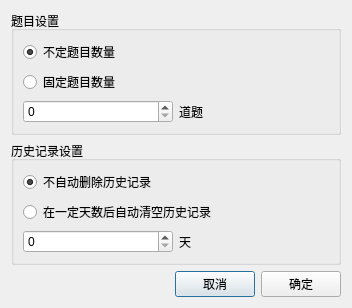
<?xml version="1.0" encoding="UTF-8"?>
<ui version="4.0">
 <class>SettingDialog</class>
 <widget class="QDialog" name="SettingDialog">
  <property name="geometry">
   <rect>
    <x>0</x>
    <y>0</y>
    <width>352</width>
    <height>274</height>
   </rect>
  </property>
  <property name="windowTitle">
   <string>Dialog</string>
  </property>
  <layout class="QVBoxLayout" name="verticalLayout_5">
   <item>
    <widget class="QGroupBox" name="PapergroupBox">
     <property name="title">
      <string>题目设置</string>
     </property>
     <layout class="QVBoxLayout" name="verticalLayout_2">
      <item>
       <widget class="QRadioButton" name="PradioUnlimted">
        <property name="text">
         <string>不定题目数量</string>
        </property>
        <property name="checked">
         <bool>true</bool>
        </property>
       </widget>
      </item>
      <item>
       <layout class="QVBoxLayout" name="verticalLayout">
        <item>
         <widget class="QRadioButton" name="PradioFix">
          <property name="text">
           <string>固定题目数量</string>
          </property>
         </widget>
        </item>
        <item>
         <layout class="QHBoxLayout" name="horizontalLayout">
          <item>
           <widget class="QSpinBox" name="PspinBoxNum"/>
          </item>
          <item>
           <widget class="QLabel" name="PlabelNum">
            <property name="enabled">
             <bool>true</bool>
            </property>
            <property name="text">
             <string>道题</string>
            </property>
           </widget>
          </item>
         </layout>
        </item>
       </layout>
      </item>
     </layout>
    </widget>
   </item>
   <item>
    <widget class="QGroupBox" name="HisgroupBox">
     <property name="title">
      <string>历史记录设置</string>
     </property>
     <layout class="QVBoxLayout" name="verticalLayout_4">
      <item>
       <widget class="QRadioButton" name="HradioReserve">
        <property name="text">
         <string>不自动删除历史记录</string>
        </property>
        <property name="checked">
         <bool>true</bool>
        </property>
       </widget>
      </item>
      <item>
       <layout class="QVBoxLayout" name="verticalLayout_3">
        <item>
         <widget class="QRadioButton" name="HradioAutoDel">
          <property name="text">
           <string>在一定天数后自动清空历史记录</string>
          </property>
         </widget>
        </item>
        <item>
         <layout class="QHBoxLayout" name="horizontalLayout_2">
          <item>
           <widget class="QSpinBox" name="HspinBoxDelDay"/>
          </item>
          <item>
           <widget class="QLabel" name="HlabelDelDay">
            <property name="text">
             <string>天</string>
            </property>
           </widget>
          </item>
         </layout>
        </item>
       </layout>
      </item>
     </layout>
    </widget>
   </item>
   <item>
    <layout class="QHBoxLayout" name="horizontalLayout_3">
     <item>
      <spacer name="horizontalSpacer">
       <property name="orientation">
        <enum>Qt::Horizontal</enum>
       </property>
       <property name="sizeHint" stdset="0">
        <size>
         <width>40</width>
         <height>20</height>
        </size>
       </property>
      </spacer>
     </item>
     <item>
      <widget class="QPushButton" name="pushButtonCancel">
       <property name="text">
        <string>取消</string>
       </property>
      </widget>
     </item>
     <item>
      <widget class="QPushButton" name="pushButtonSubmit">
       <property name="text">
        <string>确定</string>
       </property>
      </widget>
     </item>
    </layout>
   </item>
  </layout>
 </widget>
 <resources/>
 <connections>
  <connection>
   <sender>pushButtonCancel</sender>
   <signal>clicked()</signal>
   <receiver>SettingDialog</receiver>
   <slot>reject()</slot>
   <hints>
    <hint type="sourcelabel">
     <x>191</x>
     <y>242</y>
    </hint>
    <hint type="destinationlabel">
     <x>170</x>
     <y>245</y>
    </hint>
   </hints>
  </connection>
  <connection>
   <sender>pushButtonSubmit</sender>
   <signal>clicked()</signal>
   <receiver>SettingDialog</receiver>
   <slot>accept()</slot>
   <hints>
    <hint type="sourcelabel">
     <x>308</x>
     <y>246</y>
    </hint>
    <hint type="destinationlabel">
     <x>328</x>
     <y>256</y>
    </hint>
   </hints>
  </connection>
 </connections>
</ui>
